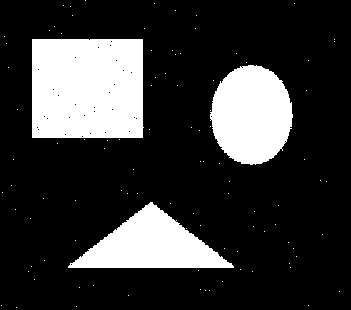
#> input picture Project3/original_imgs/noise.jpg, 351 x 310 px, found by its file name
$ python untitled0.py
#> lines starting #> are read from the running program, lines starting #| are printed output that depends on the picture; after the words box and inside, x2 and y2 are one past the last pixel; in counts of white or black regions, pixels touching at a corner belong together
#!/usr/bin/env python3
# -*- coding: utf-8 -*-
"""
Created on Mon Nov 26 21:29:53 2018

@author: stutishukla
"""
import cv2
import numpy as np
import matplotlib.pyplot as plt
# [5 lines of commented-out code are left out]

img = cv2.imread("/Users/stutishukla/Downloads/proj3_cse573/original_imgs/noise.jpg", cv2.IMREAD_GRAYSCALE)
#> img: shape (310, 351); 21.2% white; 101 white regions (98 under 20 px), largest, box (x1, y1, x2, y2) and area: (32, 39, 144, 138) 10960, (210, 65, 293, 165) 6364, (68, 202, 234, 268) 5640
img=img/255
a = np.asarray(img)
print(a)
#> (printed output is left out)
kernelW, kernelH = 3, 3
kernelData = [[0 for x in range(kernelW)] for y in range(kernelH)]
kernelData[0][0] = 1
kernelData[0][1] = 1
kernelData[0][2] = 1
kernelData[1][0] = 1
kernelData[1][1] = 1
kernelData[1][2] = 1
kernelData[2][0] = 1
kernelData[2][1] = 1
kernelData[2][2] = 1

imageH=len(img)
#> imageH = 310
imageW=len(img[0])
#> imageW = 351

updatedImageData = [[0 for x in range(imageW)] for y in range(imageH)]

def calculateSobelat(widthindex , heightindex):

    result = 0;

    for i in range(kernelH):
        for j in range(kernelW):
            currentWidthIndex = widthindex-1+j
            currentHeightIndex = heightindex-1+i

            if((currentHeightIndex<0) or (currentHeightIndex >= imageH)):
                continue

            if ((currentWidthIndex < 0) or (currentWidthIndex >= imageW)):
                continue

            if((a[currentHeightIndex][currentWidthIndex]==1) and (kernelData[i][j]==1)):
                result=1
                break

    return result

def getDimensions(a):

    matHeight = len(a)
    if (matHeight == 0):
        return matHeight, matHeight
    matWidth = len(a[0])
    return matHeight, matWidth


def normalizeImage(updatedImage):

    imgHeight, imgWidth = getDimensions(updatedImage)
    updatedImagenorm = [[0 for x in range(imgWidth)] for y in range(imgHeight)]

    for i in range(imgHeight):
        for j in range(imgWidth):
            updatedImagenorm[i][j] = 128 + int(updatedImage[i][j]/2)
    return updatedImagenorm

for i in range(imageH):
    for j in range(imageW):
        currentHeightOffset = i
        currentWidthOffset = j
        sobelValue = calculateSobelat(currentWidthOffset,currentHeightOffset)
        updatedImageData[i][j] = sobelValue
#image=normalizeImage(updatedImageData)

#print(updatedImageData)
dialation=np.asarray(updatedImageData)
cv2.imwrite('/Users/stutishukla/Downloads/Project3_images/task1/dialation.png',dialation)
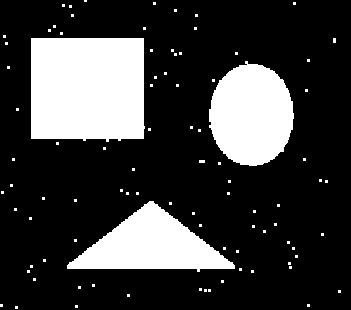
#> saved as dialation.png: shape (310, 351); values 0 (black) and 1 (white), 23.1% white; 91 white regions (88 under 20 px), largest, box (x1, y1, x2, y2) and area: (31, 38, 145, 142) 11437, (209, 61, 294, 166) 6781, (67, 201, 235, 272) 6130
